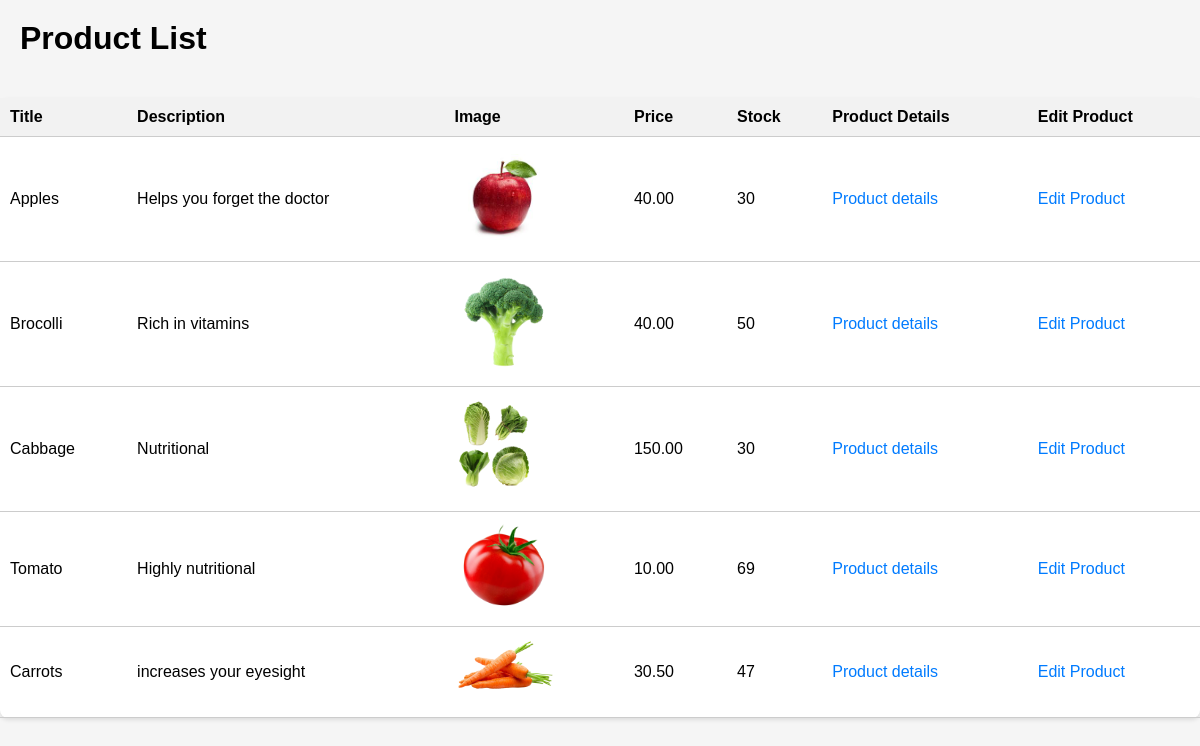
Before: /inventory/products/list with the older database file.
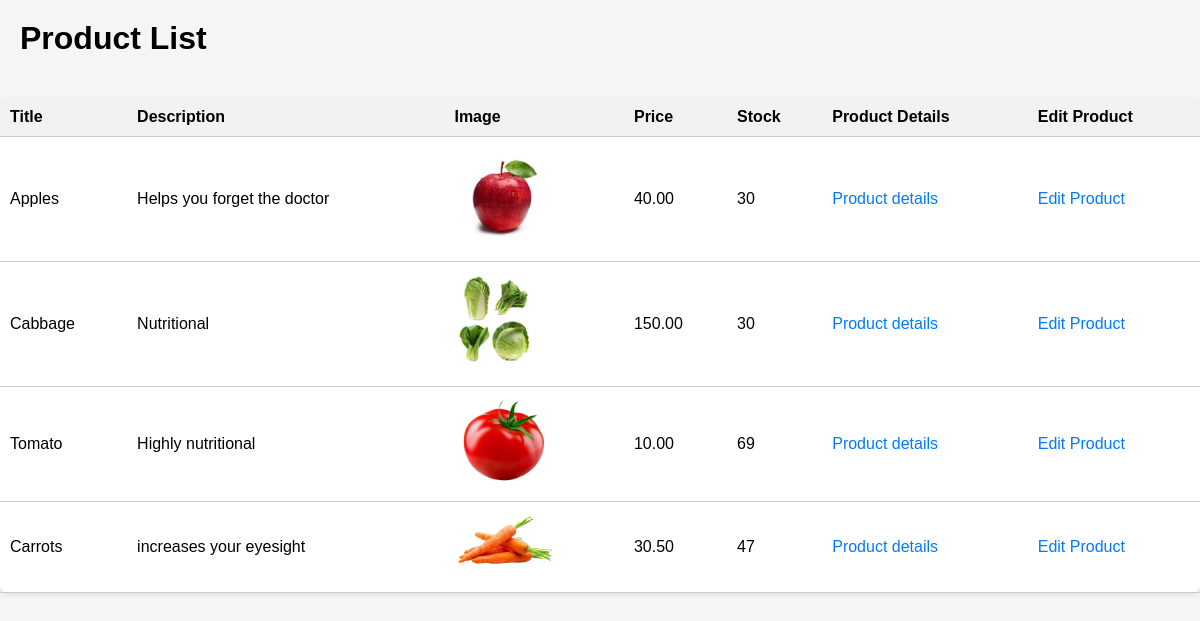
After: the same page with the newer database file.
### inventory/models.py (models this page shows, shortened)
class Product(models.Model):
    vendor = models.ForeignKey(Vendor, on_delete=models.CASCADE)
    name = models.CharField(max_length = 32)
    description = models.TextField()
    image = models.ImageField(upload_to="images")
    price = models.DecimalField(max_digits = 6, decimal_places = 2)
    stock = models.PositiveIntegerField()
    date_created = models.DateTimeField(auto_now_add=True)
    date_updated = models.DateTimeField(auto_now=True)

### inventory/views.py (the view)
# urls.py: path("products/list", products_list, name="products_list_view"),
def products_list(request):
    products = Product.objects.all()
    return render (request, "inventory/products_list.html", {"products": products})

### templates/inventory/products_list.html (shortened to what this page needs)
<!DOCTYPE html>
<html>
<head>
</head>
<body>
    <h1>Product List</h1>
    <table>
        <thead>
            <tr>
                <th>Title</th>
                <th>Description</th>
                <th>Image</th>
                <th>Price</th>
                <th>Stock</th>
                <th>Product Details</th>
                <th>Edit Product</th>
            </tr>
        </thead>
        <tbody>
            {% for product in products %}
            <tr>
                <td>{{ product.name }}</td>
                <td>{{ product.description }}</td>
                <td><img src="{{product.image.url}}" alt="Product Image"/></td>
                <td>{{ product.price }}</td>
                <td>{{ product.stock }}</td>
                <td><a href="{% url 'product_detail_view' id=product.id %}">Product details</a></td>
                <td><a href="{% url 'product_edit_view' id=product.id %}">Edit Product</a></td>
            </tr>
            {% endfor %}
        </tbody>
    </table>
</body>
</html>

### templates/inventory/products_list.html (style rules this page uses)
body { font-family: Arial, sans-serif; background-color: #f5f5f5; margin: 0; padding: 0; }
table { width: 100%; border-collapse: collapse; margin-top: 20px; background-color: #fff; border-radius: 8px; box-shadow: 0 2px 4px rgba(0, 0, 0, 0.1); }
th, td { padding: 10px; text-align: left; border-bottom: 1px solid #ccc; }
th { background-color: #f2f2f2; }
img { max-width: 100px; max-height: 100px; }
h1 { margin-top: 0; padding: 20px; }
a { color: #007bff; text-decoration: none; }

Changed rows visible on the page:
removed Product: name "Brocolli", description "Rich in vitamins", image (picture), price "40.00", stock "50"
